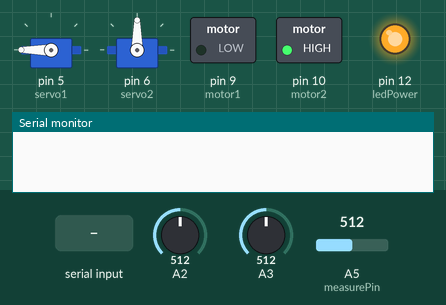
Bench run of a sketch on a simulated Arduino Uno, built with avr-gcc and run on an emulated ATmega328P. Parts: 2 × servo, switched loads named in the sketch (green lamp = pin HIGH), output pins drawn as LEDs (lit = HIGH), the last lines printed to the serial monitor. The inputs (shaded band) are chosen by the test bench; at power-on: A5 (measurePin) = 512, A2 = 512, A3 = 512.

Above: at 4.8 s.
4.9 s: "Con" received over the second serial link
At 10.1 s:
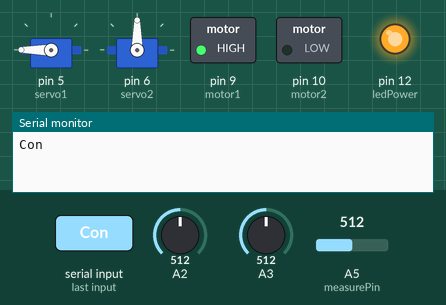
14.2 s: "Coff" received over the second serial link
At 16.6 s:
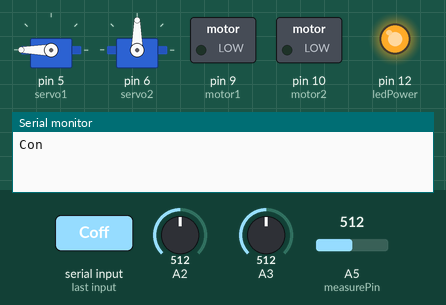
19.5 s: A5 (measurePin) set to 495
27.2 s: A5 (measurePin) set to 465
At 34.7 s:
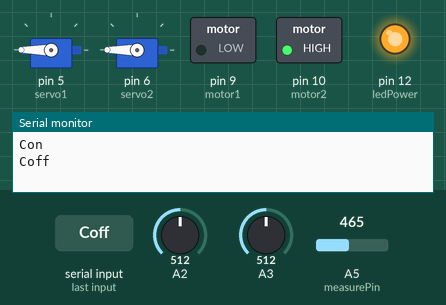
35.5 s: A2 set to 77
43.2 s: A2 set to 69
At 50.9 s:
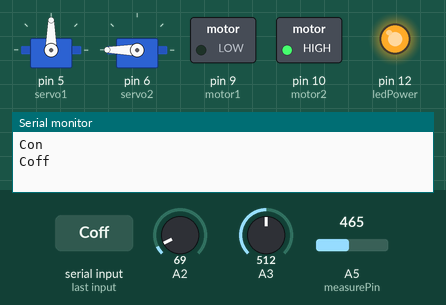
Timing chart, 0 to 52.4 s (numbered marks = the images above; inputs shaded):
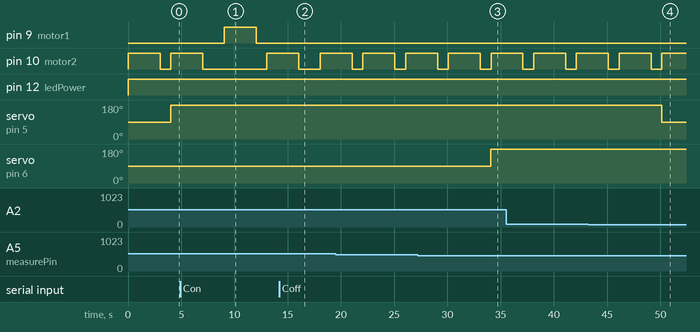

The sketch:

Code.ino
```cpp
#define CUSTOM_SETTINGS
#define INCLUDE_TERMINAL_MODULE
#include <Dabble.h>
#include <Servo.h>
#include <SoftwareSerial.h>

//SoftwareSerial mySerial(2, 3); // RX, TX

Servo servo1;
Servo servo2;
int motor1=9;
int motor2=10;

int measurePin = A5;
int ledPower = 12;

unsigned int samplingTime = 280;
unsigned int deltaTime = 40;
unsigned int sleepTime = 9680;
float voMeasured = 0;
float calcVoltage = 0;
float dustDensity = 0;

String Bdata = "";

void setup()
{
Serial.begin(9600);
Dabble.begin(9600);

servo1.attach(5); //Window
servo2.attach(6); //Kink
pinMode(motor1,OUTPUT);
pinMode(motor2,OUTPUT);

servo1.write(90);
servo2.write(90);

pinMode(ledPower,OUTPUT);

}

void loop()
{
  Dabble.processInput();

  if(Terminal.available()!=0)
  {
    Bdata = Terminal.readString();
    Serial.println(Bdata);
  }


//LM35
 int Temp = analogRead(A2);
 Temp = (Temp*5.0/1023)*100;
 //Serial.print(Temp);

//LDR
 int LDR = analogRead(A3);
 //Serial.println(LDR);

//Dut sensor
 digitalWrite(ledPower,LOW);
 delayMicroseconds(samplingTime);
 voMeasured = analogRead(measurePin);
 delayMicroseconds(deltaTime);
 digitalWrite(ledPower,HIGH);
 delayMicroseconds(sleepTime);
 calcVoltage = voMeasured*(5.0/1024);
 dustDensity = 0.17*calcVoltage-0.1;
 if ( dustDensity < 0)
  {
    dustDensity = 0.00;
  }
   //Serial.println(dustDensity);


 //open Curtain
 if (LDR <= 35 || Bdata== "Con")
 {
   digitalWrite(9,HIGH);
   digitalWrite(10,LOW);
   delay(3000);
   digitalWrite(9,LOW);
   digitalWrite(10,LOW);
   delay(1000);

 }

 //close Curtain
 if (LDR > 35 || Bdata== "Coff")
 {
   digitalWrite(9,LOW);
   digitalWrite(10,HIGH);
   delay(3000);
   digitalWrite(9,LOW);
   digitalWrite(10,LOW);
   delay(1000);
 }

 //open window
 if (Temp > 35 || Bdata== "Won")
 {
   servo1.write(180);
 }

 //close window
 if (Temp <= 35 || Bdata== "Woff")
 {
   servo1.write(90);
 }

 //open kink
 if ( dustDensity < 0.3 || Bdata== "Kon")
  {
   servo2.write(180);
  }

 //close kink
 if ( dustDensity >= 0.3 || Bdata== "Koff")
  {
   servo2.write(90);
  }

}
```

Measured:
- the behaviour switches between 482 and 481 on A5 (measurePin) (found by bisection; images 2 and 3)
- the behaviour switches between 74 and 73 on A2 (found by bisection; images 3 and 4)
- after the input at 4.9 s, pin 9 (motor1): LOW → HIGH after 4.1 s, → LOW 3.0 s later
- after the input at 14.2 s, pin 9 (motor1): stays LOW (without the input it goes to HIGH after 2.8 s)
- after the input at 27.2 s, servo on pin 6 (servo2): 90° → 180° after 6.9 s
- after the input at 43.2 s, servo on pin 5 (servo1): 180° → 90° after 6.9 s
- by itself, pin 10 (motor2): alternates HIGH for 3.0 s and LOW for 1.0 s
